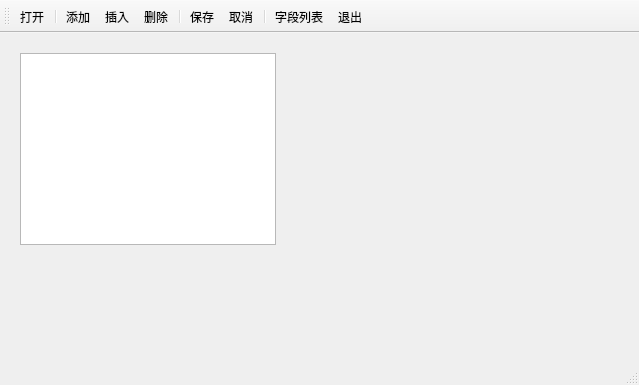
<?xml version="1.0" encoding="UTF-8"?>
<ui version="4.0">
 <class>MainWindow</class>
 <widget class="QMainWindow" name="MainWindow">
  <property name="geometry">
   <rect>
    <x>0</x>
    <y>0</y>
    <width>639</width>
    <height>385</height>
   </rect>
  </property>
  <property name="windowTitle">
   <string>MainWindow</string>
  </property>
  <widget class="QWidget" name="centralWidget">
   <widget class="QTableView" name="tableView">
    <property name="geometry">
     <rect>
      <x>20</x>
      <y>20</y>
      <width>256</width>
      <height>192</height>
     </rect>
    </property>
   </widget>
  </widget>
  <widget class="QMenuBar" name="menuBar">
   <property name="geometry">
    <rect>
     <x>0</x>
     <y>0</y>
     <width>639</width>
     <height>22</height>
    </rect>
   </property>
  </widget>
  <widget class="QToolBar" name="mainToolBar">
   <attribute name="toolBarArea">
    <enum>TopToolBarArea</enum>
   </attribute>
   <attribute name="toolBarBreak">
    <bool>false</bool>
   </attribute>
   <addaction name="actOpen"/>
   <addaction name="separator"/>
   <addaction name="actAdd"/>
   <addaction name="actInsert"/>
   <addaction name="actDelete"/>
   <addaction name="separator"/>
   <addaction name="actSave"/>
   <addaction name="actCancel"/>
   <addaction name="separator"/>
   <addaction name="actFieldList"/>
   <addaction name="actQuit"/>
  </widget>
  <widget class="QStatusBar" name="statusBar"/>
  <action name="actOpen">
   <property name="text">
    <string>打开</string>
   </property>
   <property name="toolTip">
    <string>打开</string>
   </property>
  </action>
  <action name="actAdd">
   <property name="text">
    <string>添加</string>
   </property>
   <property name="toolTip">
    <string>添加</string>
   </property>
  </action>
  <action name="actInsert">
   <property name="text">
    <string>插入</string>
   </property>
   <property name="toolTip">
    <string>插入</string>
   </property>
  </action>
  <action name="actDelete">
   <property name="text">
    <string>删除</string>
   </property>
   <property name="toolTip">
    <string>删除</string>
   </property>
  </action>
  <action name="actSave">
   <property name="text">
    <string>保存</string>
   </property>
   <property name="toolTip">
    <string>保存</string>
   </property>
  </action>
  <action name="actCancel">
   <property name="text">
    <string>取消</string>
   </property>
   <property name="toolTip">
    <string>取消</string>
   </property>
  </action>
  <action name="actFieldList">
   <property name="text">
    <string>字段列表</string>
   </property>
   <property name="toolTip">
    <string>字段列表</string>
   </property>
  </action>
  <action name="actQuit">
   <property name="text">
    <string>退出</string>
   </property>
   <property name="toolTip">
    <string>退出</string>
   </property>
  </action>
 </widget>
 <layoutdefault spacing="6" margin="11"/>
 <resources/>
 <connections>
  <connection>
   <sender>actQuit</sender>
   <signal>triggered()</signal>
   <receiver>MainWindow</receiver>
   <slot>close()</slot>
   <hints>
    <hint type="sourcelabel">
     <x>-1</x>
     <y>-1</y>
    </hint>
    <hint type="destinationlabel">
     <x>319</x>
     <y>192</y>
    </hint>
   </hints>
  </connection>
 </connections>
</ui>
